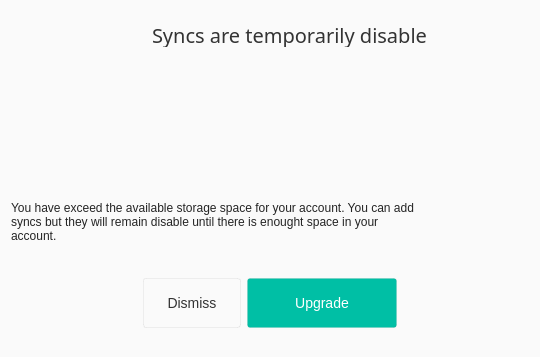
<?xml version="1.0" encoding="UTF-8"?>
<ui version="4.0">
 <class>OverquotaFullDialog</class>
 <widget class="QDialog" name="OverquotaFullDialog">
  <property name="geometry">
   <rect>
    <x>0</x>
    <y>0</y>
    <width>540</width>
    <height>357</height>
   </rect>
  </property>
  <property name="minimumSize">
   <size>
    <width>540</width>
    <height>357</height>
   </size>
  </property>
  <property name="maximumSize">
   <size>
    <width>540</width>
    <height>357</height>
   </size>
  </property>
  <property name="windowTitle">
   <string>Storage full</string>
  </property>
  <property name="styleSheet">
   <string notr="true">background-color: #FAFAFA;</string>
  </property>
  <layout class="QVBoxLayout" name="verticalLayout">
   <item>
    <spacer name="verticalSpacer">
     <property name="orientation">
      <enum>Qt::Vertical</enum>
     </property>
     <property name="sizeHint" stdset="0">
      <size>
       <width>20</width>
       <height>26</height>
      </size>
     </property>
    </spacer>
   </item>
   <item>
    <widget class="QWidget" name="widgetHeader" native="true">
     <property name="maximumSize">
      <size>
       <width>16777215</width>
       <height>36</height>
      </size>
     </property>
     <layout class="QHBoxLayout" name="horizontalLayout">
      <property name="topMargin">
       <number>1</number>
      </property>
      <item>
       <spacer name="horizontalSpacer">
        <property name="orientation">
         <enum>Qt::Horizontal</enum>
        </property>
        <property name="sizeHint" stdset="0">
         <size>
          <width>40</width>
          <height>20</height>
         </size>
        </property>
       </spacer>
      </item>
      <item>
       <widget class="QPushButton" name="buttonWarning">
        <property name="maximumSize">
         <size>
          <width>36</width>
          <height>36</height>
         </size>
        </property>
        <property name="styleSheet">
         <string notr="true">border: none;</string>
        </property>
        <property name="text">
         <string/>
        </property>
        <property name="icon">
         <iconset resource="../Resources_win.qrc">
          <normaloff>:/images/icon_warning.png</normaloff>:/images/icon_warning.png</iconset>
        </property>
        <property name="iconSize">
         <size>
          <width>36</width>
          <height>36</height>
         </size>
        </property>
       </widget>
      </item>
      <item>
       <widget class="QLabel" name="labelTitle">
        <property name="minimumSize">
         <size>
          <width>0</width>
          <height>0</height>
         </size>
        </property>
        <property name="maximumSize">
         <size>
          <width>16777215</width>
          <height>24</height>
         </size>
        </property>
        <property name="font">
         <font>
          <family>SF UI Text</family>
          <pointsize>-1</pointsize>
         </font>
        </property>
        <property name="styleSheet">
         <string notr="true">#labelTitle
{
  color: #333333;
  font-family: &quot;SF UI Text&quot;;
  font-size: 20px;
  letter-spacing: 0;
  line-height: 24px;
}</string>
        </property>
        <property name="text">
         <string>Syncs are temporarily disable</string>
        </property>
       </widget>
      </item>
      <item>
       <spacer name="horizontalSpacer_2">
        <property name="orientation">
         <enum>Qt::Horizontal</enum>
        </property>
        <property name="sizeHint" stdset="0">
         <size>
          <width>40</width>
          <height>20</height>
         </size>
        </property>
       </spacer>
      </item>
     </layout>
    </widget>
   </item>
   <item>
    <spacer name="verticalSpacer_3">
     <property name="orientation">
      <enum>Qt::Vertical</enum>
     </property>
     <property name="sizeHint" stdset="0">
      <size>
       <width>20</width>
       <height>18</height>
      </size>
     </property>
    </spacer>
   </item>
   <item alignment="Qt::AlignHCenter">
    <widget class="QStackedWidget" name="stackedWidgetBigIcons">
     <property name="minimumSize">
      <size>
       <width>0</width>
       <height>0</height>
      </size>
     </property>
     <property name="maximumSize">
      <size>
       <width>16777215</width>
       <height>111</height>
      </size>
     </property>
     <property name="currentIndex">
      <number>1</number>
     </property>
     <widget class="QWidget" name="pageStorageFull">
      <property name="minimumSize">
       <size>
        <width>0</width>
        <height>100</height>
       </size>
      </property>
      <layout class="QVBoxLayout" name="verticalLayout_2">
       <item>
        <widget class="QPushButton" name="buttonBigIcon">
         <property name="minimumSize">
          <size>
           <width>100</width>
           <height>100</height>
          </size>
         </property>
         <property name="maximumSize">
          <size>
           <width>100</width>
           <height>100</height>
          </size>
         </property>
         <property name="styleSheet">
          <string notr="true">border: none;</string>
         </property>
         <property name="text">
          <string/>
         </property>
         <property name="icon">
          <iconset resource="../Resources_win.qrc">
           <normaloff>:/images/storage_full_100.png</normaloff>:/images/storage_full_100.png</iconset>
         </property>
         <property name="iconSize">
          <size>
           <width>100</width>
           <height>100</height>
          </size>
         </property>
        </widget>
       </item>
      </layout>
     </widget>
     <widget class="QWidget" name="pageBandwidthFull">
      <layout class="QVBoxLayout" name="verticalLayout_3">
       <item>
        <widget class="QPushButton" name="pushButton">
         <property name="minimumSize">
          <size>
           <width>100</width>
           <height>100</height>
          </size>
         </property>
         <property name="maximumSize">
          <size>
           <width>100</width>
           <height>100</height>
          </size>
         </property>
         <property name="styleSheet">
          <string notr="true">border: none;</string>
         </property>
         <property name="text">
          <string/>
         </property>
         <property name="icon">
          <iconset resource="../Resources_win.qrc">
           <normaloff>:/images/transfers_empty.png</normaloff>:/images/transfers_empty.png</iconset>
         </property>
         <property name="iconSize">
          <size>
           <width>94</width>
           <height>94</height>
          </size>
         </property>
        </widget>
       </item>
      </layout>
     </widget>
    </widget>
   </item>
   <item>
    <spacer name="verticalSpacer_4">
     <property name="orientation">
      <enum>Qt::Vertical</enum>
     </property>
     <property name="sizeHint" stdset="0">
      <size>
       <width>20</width>
       <height>24</height>
      </size>
     </property>
    </spacer>
   </item>
   <item>
    <widget class="QLabel" name="labelMessage">
     <property name="minimumSize">
      <size>
       <width>444</width>
       <height>60</height>
      </size>
     </property>
     <property name="maximumSize">
      <size>
       <width>16777215</width>
       <height>60</height>
      </size>
     </property>
     <property name="styleSheet">
      <string notr="true">#labelMessage
{
	color: #242424;
	font-family: &quot;SF UI Text&quot;;
	font-size: 12px;
	line-height:120;
	qproperty-alignment: AlignCenter;
}</string>
     </property>
     <property name="text">
      <string>&lt;html&gt;&lt;head/&gt;&lt;body&gt;&lt;p&gt;You have exceed the available storage space for your account. You can add &lt;br&gt; syncs but they will remain disable until there is enought space in your&lt;br&gt;account.&lt;/p&gt;&lt;/body&gt;&lt;/html&gt;</string>
     </property>
     <property name="margin">
      <number>0</number>
     </property>
    </widget>
   </item>
   <item>
    <spacer name="verticalSpacer_5">
     <property name="orientation">
      <enum>Qt::Vertical</enum>
     </property>
     <property name="sizeHint" stdset="0">
      <size>
       <width>20</width>
       <height>25</height>
      </size>
     </property>
    </spacer>
   </item>
   <item>
    <widget class="QWidget" name="widgetButtons" native="true">
     <layout class="QHBoxLayout" name="horizontalLayout_2">
      <item>
       <spacer name="horizontalSpacer_3">
        <property name="orientation">
         <enum>Qt::Horizontal</enum>
        </property>
        <property name="sizeHint" stdset="0">
         <size>
          <width>40</width>
          <height>20</height>
         </size>
        </property>
       </spacer>
      </item>
      <item>
       <widget class="QPushButton" name="buttonDismiss">
        <property name="minimumSize">
         <size>
          <width>98</width>
          <height>50</height>
         </size>
        </property>
        <property name="styleSheet">
         <string notr="true">#buttonDismiss
{
 background-color: qlineargradient(x1: 0, y1: 0, x2: 0, y2: 1,
                                      stop: 0 #ffffff, stop: 1 #fcfcfc);
 border-radius: 3px;
 border: 1px solid rgba(0, 0, 0, 5%);
 padding: 7px 14px 7px 14px;
 font-family: &quot;Lato&quot;;
 font-size: 14px;
 color: #333333;
}</string>
        </property>
        <property name="text">
         <string>Dismiss</string>
        </property>
       </widget>
      </item>
      <item>
       <widget class="QPushButton" name="buttonUpgrade">
        <property name="minimumSize">
         <size>
          <width>150</width>
          <height>50</height>
         </size>
        </property>
        <property name="styleSheet">
         <string notr="true">#buttonUpgrade
{
background-color: #00BFA5;
 border-radius: 3px;
 border: 1px solid rgba(0, 0, 0, 5%);
boder-color:#00AC94;
 padding: 7px 14px 7px 14px;
 font-family: &quot;Lato&quot;;
 font-size: 14px;
 color: #ffffff;

}</string>
        </property>
        <property name="text">
         <string>Upgrade</string>
        </property>
       </widget>
      </item>
      <item>
       <spacer name="horizontalSpacer_4">
        <property name="orientation">
         <enum>Qt::Horizontal</enum>
        </property>
        <property name="sizeHint" stdset="0">
         <size>
          <width>40</width>
          <height>20</height>
         </size>
        </property>
       </spacer>
      </item>
     </layout>
    </widget>
   </item>
   <item>
    <spacer name="verticalSpacer_2">
     <property name="orientation">
      <enum>Qt::Vertical</enum>
     </property>
     <property name="sizeHint" stdset="0">
      <size>
       <width>20</width>
       <height>24</height>
      </size>
     </property>
    </spacer>
   </item>
  </layout>
 </widget>
 <resources>
  <include location="../Resources_win.qrc"/>
 </resources>
 <connections/>
</ui>
